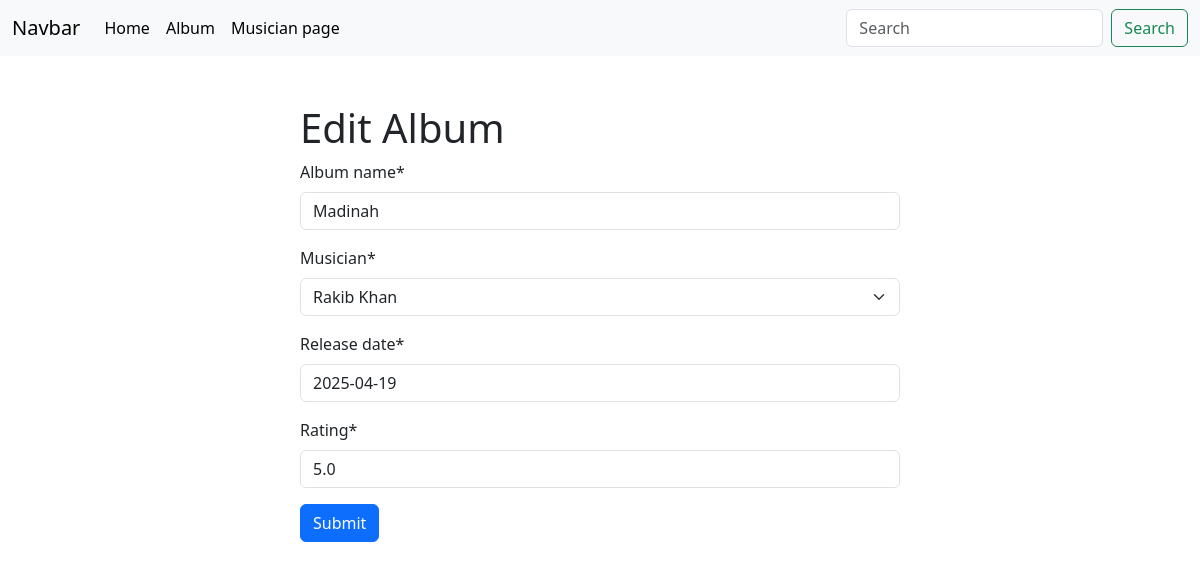
Screenshot of /album/edit_album/7/ with the database file from the repository.
### Album/models.py (models this page shows, shortened)
class Album(models.Model):
    album_name = models.CharField(max_length=100)
    musician = models.ForeignKey(Musician, on_delete=models.CASCADE, default=None)
    release_date = models.DateField(default=date.today)
    rating = models.DecimalField(max_digits=3, decimal_places=1)

### Album/views.py (the view)
# urls.py: path("edit_album/<int:id>/", views.edit_album, name="edit_album"),
def edit_album(request, id):
    post = Album.objects.get(pk=id)
    form = AlbumForm(instance=post)
    if request.method == "POST":
        form = AlbumForm(request.POST, instance=post)
        if form.is_valid():
            form.save()
            return redirect("home")
    return render(request, "album.html", {"form": form, "id":id})

### Album/forms.py
class AlbumForm(forms.ModelForm):
    class Meta:
        model = Album
        fields = '__all__'

### Musician/models.py (called while the page is built)
    def __str__(self):
        return self.first_name + ' ' + self.last_name

### Album/templates/album.html
{% extends "base.html" %} {% load crispy_forms_tags %} {% block content %}
<div class="w-50 m-auto mt-5">
  <form method="POST">
    {% if id %}
    <h1>Edit Album</h1>
    {% else %}
    <h1>Add Album</h1>
    {% endif %}
    {% csrf_token %} {{form | crispy }}
    <button class="btn btn-primary">Submit</button>
  </form>
</div>
{% endblock content %}

### rows the page displays
Album: album_name "Madinah", musician "Rakib Khan", release_date "2025-04-19", rating "5.0"
